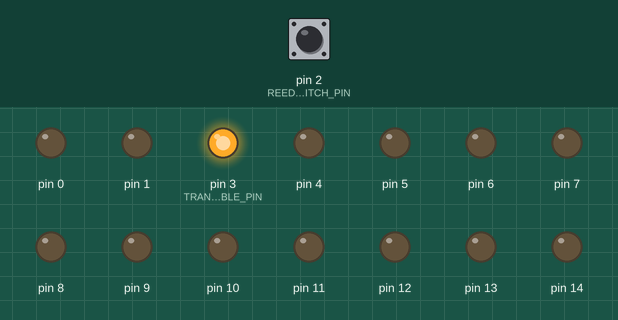
A sketch run on a simulated Arduino Uno, built with avr-gcc and run on an emulated ATmega328P. Parts: output pins drawn as LEDs (lit = HIGH). Dashed ring = blinking. The inputs (shaded band) are chosen by the test bench; at power-on: pin 2 (REED_SWITCH_PIN) HIGH. Sleep ends after the set time or at an interrupt.

Above: at 1.2 s.
1.3 s: pin 2 (REED_SWITCH_PIN) pulled LOW for 1 s
At 3.3 s:
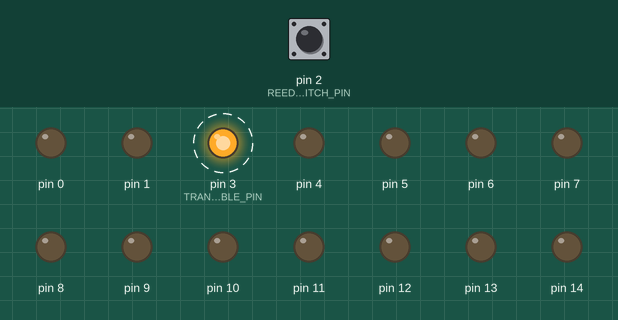
3.8 s: pin 2 (REED_SWITCH_PIN) pulled LOW for 3.2 s
At 4.4 s:
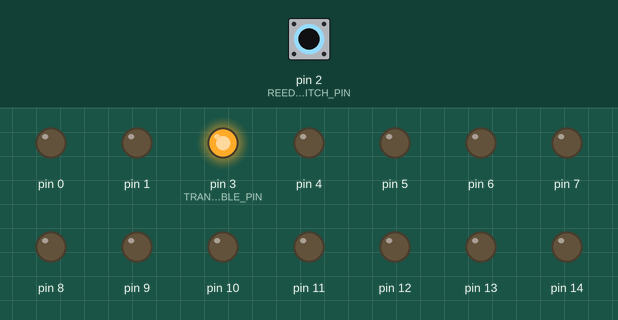
Timing chart, 0 to 8.5 s (numbered marks = the images above; inputs shaded):
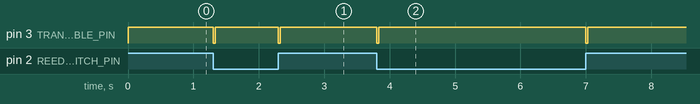

The sketch:

AtmrgaLockMonitor.ino
```cpp
#include <avr/sleep.h>
#include <avr/interrupt.h>
#include <avr/wdt.h>

#define REED_SWITCH_PIN 2
#define TRANSMITTER_ENABLE_PIN 3
// #define TRANSMISSION_COMPLETE_PIN 4

volatile bool reedSwitchTriggered = false;

void setup() {
  //Reduce power consumpion
  setAllPinsLow();
  disableADC();
  disableAnalogComparator();
  disableInternalVoltageReference();
  disableBrownOutDetector();
  // Disable SPI
  power_spi_disable();

  // Disable UART
  power_usart0_disable();

  // Disable TWI (I2C)
  power_twi_disable();

  // Disable Watchdog Timer
  wdt_disable();
  pinMode(REED_SWITCH_PIN, INPUT_PULLUP);
  pinMode(TRANSMITTER_ENABLE_PIN, OUTPUT);
  // pinMode(TRANSMISSION_COMPLETE_PIN, INPUT_PULLUP);

  // Attach interrupt to reed switch pin
  attachInterrupt(digitalPinToInterrupt(REED_SWITCH_PIN), reedSwitchISR, CHANGE);

  // Ensure transmitter is off initially
  digitalWrite(TRANSMITTER_ENABLE_PIN, LOW);
  digitalWrite(TRANSMITTER_ENABLE_PIN, HIGH);

  // Enable sleep mode
  set_sleep_mode(SLEEP_MODE_PWR_DOWN);
}

void loop() {
  if (reedSwitchTriggered) {
    // Enable the external transmitter
    digitalWrite(TRANSMITTER_ENABLE_PIN, HIGH);
    digitalWrite(TRANSMITTER_ENABLE_PIN, LOW);

    // Wait for transmission MCU to initialize
    delay(30);
    // Enable the external transmitter
   digitalWrite(TRANSMITTER_ENABLE_PIN, HIGH);


    // Reset the flag
    reedSwitchTriggered = false;

    // Clear any pending interrupts
    EIFR |= (1 << INTF0);

    // Re-attach the interrupt
    attachInterrupt(digitalPinToInterrupt(REED_SWITCH_PIN), reedSwitchISR, CHANGE);
  }

  // Enter sleep mode
  sleep_enable();
  sei(); // Ensure global interrupts are enabled
  sleep_cpu();

  // MCU will continue from here after waking up
  sleep_disable();
}

// Interrupt Service Routine for reed switch
void reedSwitchISR() {
  reedSwitchTriggered = true;
  // Wake up the MCU
  sleep_disable();
  detachInterrupt(digitalPinToInterrupt(REED_SWITCH_PIN));
}


void setAllPinsLow() {
  // Loop through all digital pins
  for (uint8_t pin = 0; pin < 22; pin++) {
    pinMode(pin, OUTPUT); // Set pin as output
    digitalWrite(pin, LOW); // Set pin to LOW
  }
}

void disableADC() {
  ADCSRA &= ~(1 << ADEN); // Clear the ADEN bit to disable the ADC
}

void disableAnalogComparator() {
  ACSR |= (1 << ACD); // Set the ACD bit in the ACSR register to disable the analog comparator
}

void disableInternalVoltageReference() {
  ADMUX &= ~((1 << REFS1) | (1 << REFS0)); // Clear REFS1 and REFS0 bits to disable internal voltage reference
}

void disableBrownOutDetector() {
  // Disable interrupts
  cli();

  // Temporarily enable change of BOD settings
  MCUCR |= (1 << BODSE);

  // Disable BOD
  MCUCR |= (1 << BODS);

  // Re-enable interrupts
  sei();
}
```

Measured:
- after the input at 1.3 s, pin 3 (TRANSMITTER_ENABLE_PIN): alternates HIGH for 0.97 s and LOW for 0.03 s, starting at once
- after the input at 3.8 s, pin 3 (TRANSMITTER_ENABLE_PIN): alternates HIGH for 3.2 s and LOW for 0.03 s, 4 changes in all, then stays HIGH, starting at once
